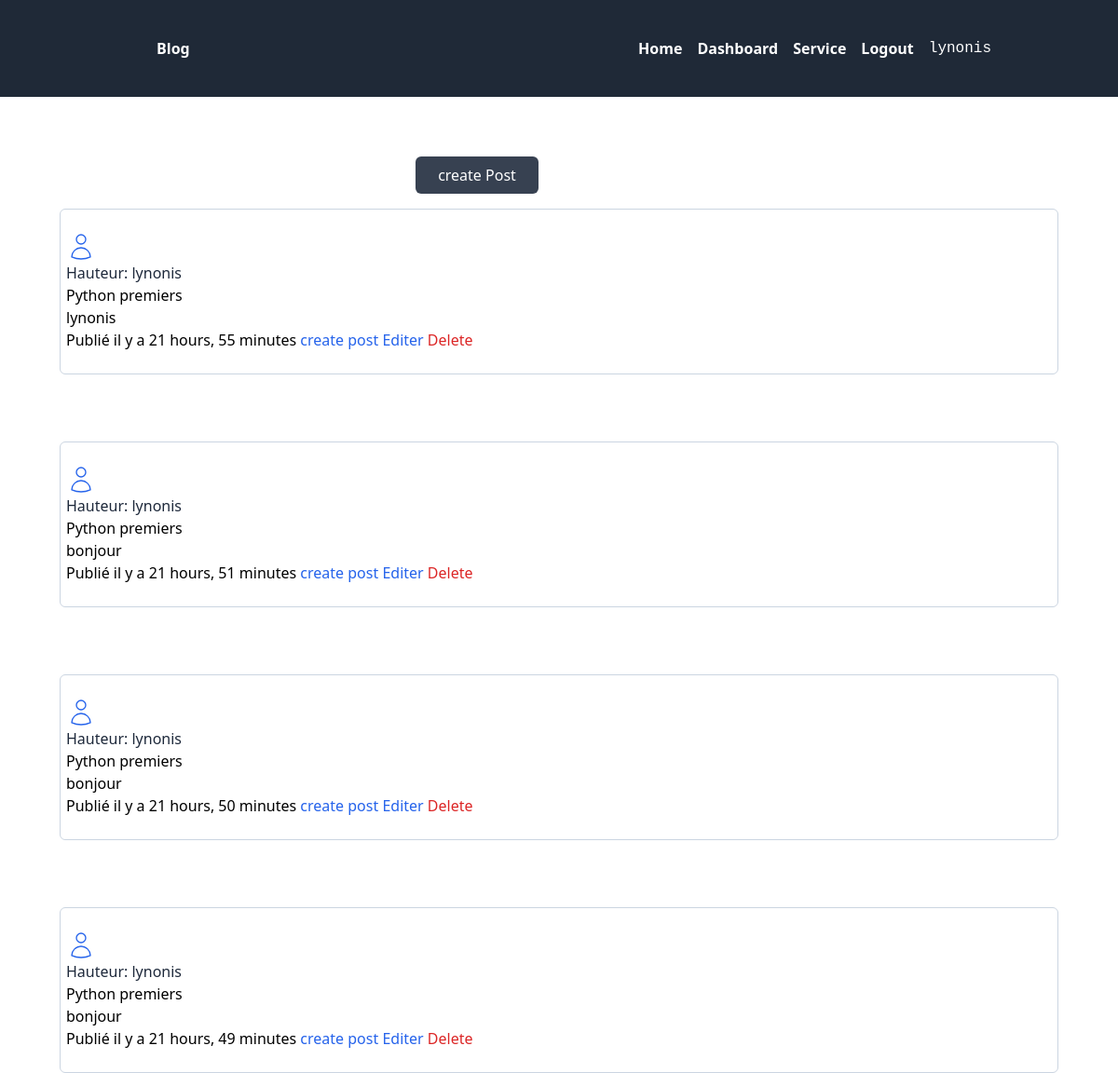
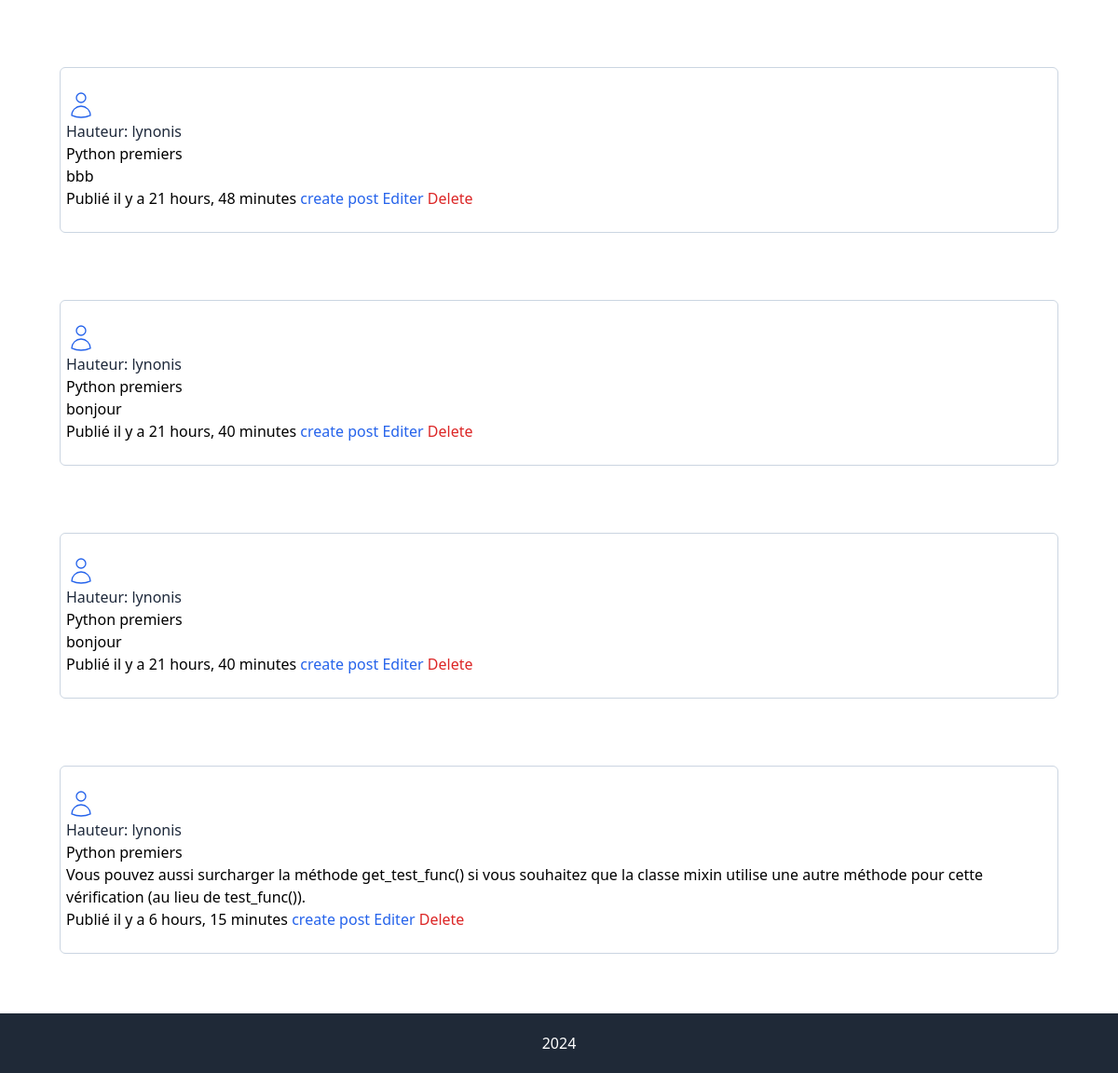
Screenshot of /dashboard (signed in) with the database file from the repository (2 pictures, top to bottom).
### src/models.py (models this page shows, shortened)
class User(AbstractUser):
    pass

class BLog(models.Model):
    user = models.ForeignKey(User, on_delete=models.CASCADE)
    category = models.ForeignKey(CategoryBlog, on_delete=models.CASCADE)
    name = models.CharField(max_length =150, blank=True, null=True)
    Text  = models.TextField(max_length=1000 )
    image = models.ImageField(upload_to="image", blank=True)
    date = models.DateTimeField(auto_now=True)
    likes = models.ManyToManyField(User, related_name='blog_likes', blank=True)

### src/views.py (the view)
# urls.py: path('dashboard', views.dashboard, name="dashboard"),
def dashboard(request):
    if request.user.is_authenticated:
        post = BLog.objects.filter(user=request.user)
        return render(request, 'dashboad.html',{'post':post})
    else:
        return redirect('user_login')

### src/templates/dashboad.html (shortened to what this page needs)
{% extends 'base.html' %}
{% block content  %}
{% if user.is_authenticated %}
    <div class="container flex justify-center mt-16">
    <a class="py-2 px-6 text-white bg-gray-700 rounded-md " href="{% url 'create_post' %}">create Post</a>
  </div>
  {% for posts in  post %}
     <div class="flex items-stretch mt-2 m-16 space-x-1 ">
          <div class="px-1.5 py-6 bg-gray-200/150 mt-2 rounded-md w-full border
          border-slate-300">
          <p class="text-slate-800"> Hauteur: {{posts.user.username}}</p>
          <p>{{posts.name}}</p>
          <p>{{posts.Text}}</p>
          <span> Publié il y a {{posts.date|timesince}}</span>
          <a class="text-blue-600" href="{% url 'create_post' %}">create post</a>
          <a class="text-blue-600" href="{% url 'update_post' posts.id %}">Editer</a>
         <a class="text-red-600" href="{% url 'delete_post' posts.id %}">Delete</a><br>
       </div>
  </div>
  {% endfor %}
{% endif %}
{% endblock content  %}

### templates/navabar.html (shortened to what this page needs)
<nav class="bg-gray-800 p-10">
  <div class="container max-auto  flex justify-between items-center pl-42">
     <div class="text-white font-bold pl-32">
          <a href="">Blog</a>
     </div>
     <div class="hidden md:flex  space-x-4 pl-20 ">
        <a class="text-white font-bold hover:underline decoration-sky-500" href="{% url 'index' %}">Home</a>
        <a class="text-white font-bold hover:underline decoration-sky-500" href="{% url 'dashboard' %}">Dashboard</a>
        <a class="text-white font-bold hover:underline decoration-sky-500" href="">Service</a>
        {% if user.is_authenticated %}
        <a class="text-white font-bold hover:underline decoration-sky-500" href="{% url 'user_logut' %}">Logout</a>
         <samp class="text-white">{{user.username}}</samp>
         {% else %}
         <a class="text-white font-bold hover:underline decoration-sky-500" href="{% url 'user_login' %}">Login</a>
        {% endif %}
     </div>
  </div>
</nav>

### rows the page displays
User: username "lynonis"
BLog: user.username "lynonis", name "Python premiers", Text "lynonis", date "21 hours, 55 minutes"
BLog: user.username "lynonis", name "Python premiers", Text "bonjour", date "21 hours, 51 minutes"
BLog: user.username "lynonis", name "Python premiers", Text "bonjour", date "21 hours, 50 minutes"
BLog: user.username "lynonis", name "Python premiers", Text "bonjour", date "21 hours, 49 minutes"
BLog: user.username "lynonis", name "Python premiers", Text "bbb", date "21 hours, 48 minutes"
BLog: user.username "lynonis", name "Python premiers", Text "bonjour", date "21 hours, 40 minutes"
BLog: user.username "lynonis", name "Python premiers", Text "bonjour", date "21 hours, 40 minutes"
BLog: user.username "lynonis", name "Python premiers", Text "Vous pouvez aussi surcharger la méthode get_test_func() si vous souhaitez que la classe mixin utilise une autre méthode pour cette vérification (au lieu de test_func()).", date "6 hours, 15 minutes"
